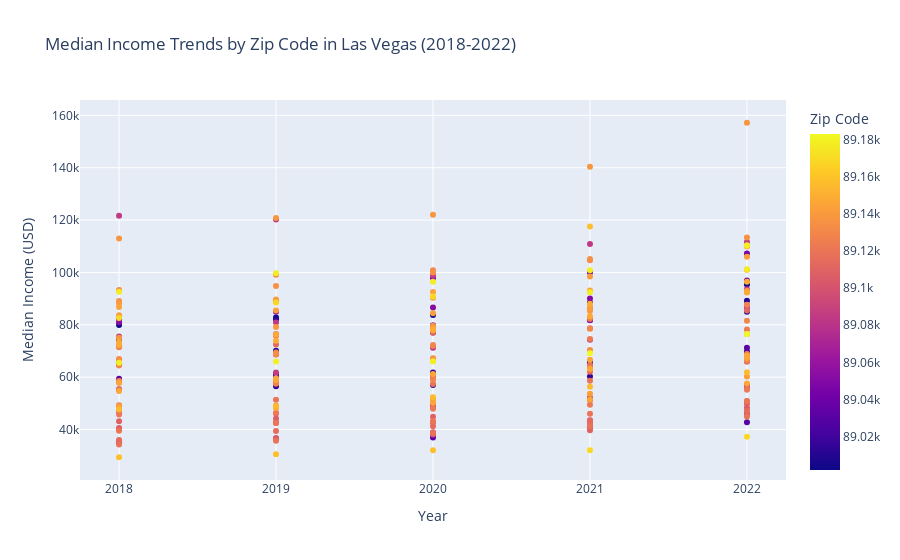

Notebook cell for this chart:
### Code cell
median_income_without_nan = latest_long_df['Median Income'].fillna(latest_long_df['Median Income'].median())

fig_scatter = px.scatter(latest_long_df, x='Year', y='Median Income', color='Zip Code',
                         title='Median Income Trends by Zip Code in Las Vegas (2018-2022)',
                         labels={'Median Income': 'Median Income (USD)', 'Year': 'Year'},
                         hover_data=['Zip Code'])

fig_scatter.show()

### Figure 1 — Plotly figure (JSON) as saved in the notebook; plotly's stock layout.template omitted (floating-point values rounded to 4 significant figures; data arrays with more than 128 entries replaced by an {"elided": "..."} marker saying what was removed)
{"data": [{"customdata": {"elided": "260x1 int values"}, "hovertemplate": "Year=%{x}<br>Median Income (USD)=%{y}<br>Zip Code=%{marker.color}<extra></extra>", "legendgroup": "", "marker": {"color": {"elided": "260 int values"}, "coloraxis": "coloraxis", "symbol": "circle"}, "mode": "markers", "name": "", "orientation": "v", "showlegend": false, "type": "scatter", "x": {"elided": "260 str values"}, "xaxis": "x", "y": {"elided": "260 int values"}, "yaxis": "y"}], "layout": {"coloraxis": {"colorbar": {"title": {"text": "Zip Code"}}, "colorscale": [[0, "#0d0887"], [0.1111, "#46039f"], [0.2222, "#7201a8"], [0.3333, "#9c179e"], [0.4444, "#bd3786"], [0.5556, "#d8576b"], [0.6667, "#ed7953"], [0.7778, "#fb9f3a"], [0.8889, "#fdca26"], [1, "#f0f921"]]}, "legend": {"tracegroupgap": 0}, "title": {"text": "Median Income Trends by Zip Code in Las Vegas (2018-2022)"}, "xaxis": {"anchor": "y", "domain": [0, 1], "title": {"text": "Year"}}, "yaxis": {"anchor": "x", "domain": [0, 1], "title": {"text": "Median Income (USD)"}}}}
